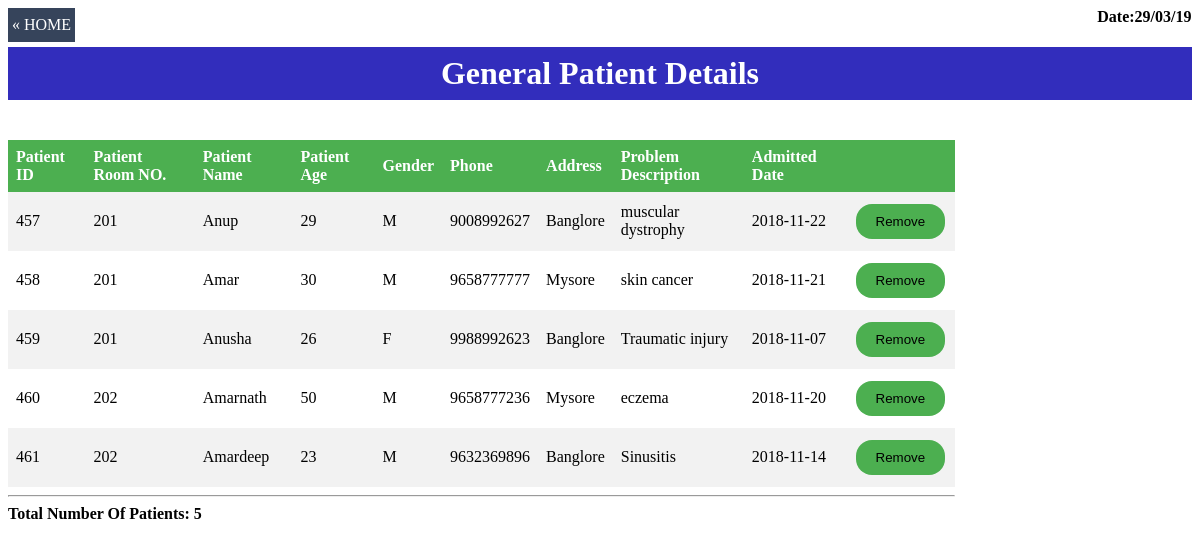
Screenshot of /viewgeneral.php with the database file from the repository.
### tables this page shows
CREATE TABLE `genpatient` (
  `pid` int(5) NOT NULL,
  `roomno` int(3) DEFAULT NULL,
  `pname` varchar(30) NOT NULL,
  `page` int(3) NOT NULL,
  `psex` varchar(1) NOT NULL,
  `pphno` varchar(10) NOT NULL,
  `paddress` varchar(30) NOT NULL,
  `admitdate` date DEFAULT NULL,
  `problem` varchar(200) DEFAULT NULL
);

### viewgeneral.php (the view, shortened to what this page needs)
<!DOCTYPE html>
<html>
<head>
</head>
<body>
	<a href="front.php" class="previous" style="text-decoration: none">&laquo; HOME</a>
	<?php
$date = date('d/m/y');
echo "<b><span  class='dt'><label>Date:</label>".$date."</span></b>";
?>
	<center><h1 style="padding: 8px 16px; background-color: #322dbc;color: white;">General Patient Details</h1></center>
<?php
$dbservername = "localhost";
$dbusername = "root";
$dbpassword = "";
$dbname = "hospital";
$conn = mysqli_connect($dbservername, $dbusername, $dbpassword, $dbname);
  $tot=0;
  $sql = "select * from genpatient;";
  $result = mysqli_query($conn, $sql);
   echo "<br><form class='form1' style='text-align:center;' action='removeGpatient.php' method='get'><table><tr><th>Patient ID</th><th>Patient Room NO.</th><th>Patient Name</th><th>Patient Age</th><th>Gender</th><th>Phone</th><th>Address</th><th>Problem Description</th><th>Admitted Date</th><th></th></tr>";
   while ($row = mysqli_fetch_assoc($result)) {
   	$tot++;
   echo "<tr><td>".$row['pid']."</td><td>".$row['roomno']."</td><td>".$row['pname']."</td><td>".$row['page']."</td><td>".$row['psex']."</td><td>".$row['pphno']."</td><td>".$row['paddress']."</td><td>".$row['problem']."</td><td>".$row['admitdate']."</td><td><button  type='submit' name='remove' class='button'  value='".$row['pid']."'>Remove</button></td></tr>";
     }
    echo "</table></form>";
    echo "<hr class='hr'>";
    echo "<b><label>Total Number Of Patients: </label>".$tot."</b>";
      ?>
</body>
</html>

### viewgeneral.php (style rules this page uses)
table { border-collapse: collapse; width: 80%; }
th, td { text-align: left; padding: 8px; }
tr:nth-child(even) { background-color: #f2f2f2 }
th { background-color: #4CAF50; color: white; }
.button { background-color: #4CAF50; border: none; color: black; padding: 10px 20px; text-align: center; text-decoration: none; display: inline-block; margin: 4px 2px; cursor: pointer; border-radius: 16px; }
.previous { position: absolute; background-color: #36445b; color:white; padding-top: 8px; padding-bottom: 8px; padding-right: 4px; padding-left: 4px; }
.dt { position: relative; background-color: solid black; margin-left: 92%; }
.hr { margin-right: 20%; }

### rows the page displays
genpatient: pid "457", roomno "201", pname "Anup", page "29", psex "M", pphno "9008992627", paddress "Banglore", problem "muscular dystrophy", admitdate "2018-11-22"
genpatient: pid "458", roomno "201", pname "Amar", page "30", psex "M", pphno "9658777777", paddress "Mysore", problem "skin cancer", admitdate "2018-11-21"
genpatient: pid "459", roomno "201", pname "Anusha", page "26", psex "F", pphno "9988992623", paddress "Banglore", problem "Traumatic injury", admitdate "2018-11-07"
genpatient: pid "460", roomno "202", pname "Amarnath", page "50", psex "M", pphno "9658777236", paddress "Mysore", problem "eczema", admitdate "2018-11-20"
genpatient: pid "461", roomno "202", pname "Amardeep", page "23", psex "M", pphno "9632369896", paddress "Banglore", problem "Sinusitis", admitdate "2018-11-14"

### other values shown
$tot "5"
